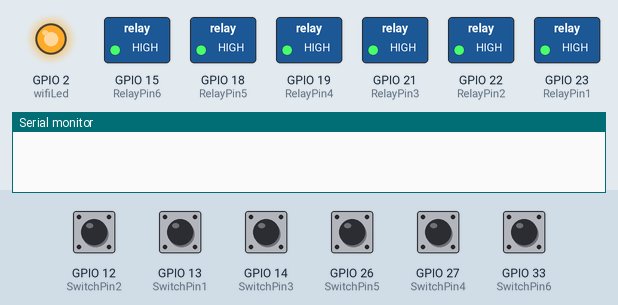
This sketch was run on a simulated ESP32. Parts: switched loads named in the sketch (green lamp = pin HIGH), output pins drawn as LEDs (lit = HIGH), the last lines printed to the serial monitor. The inputs (shaded band) are chosen by the test bench; at power-on: GPIO 12 (SwitchPin2), GPIO 13 (SwitchPin1), GPIO 14 (SwitchPin3), GPIO 26 (SwitchPin5), GPIO 27 (SwitchPin4), GPIO 33 (SwitchPin6) HIGH. WiFi joins after 1.5 s; servers stay silent unless stated.

Above: at 2.2 s.
2.3 s: GPIO 12 (SwitchPin2) pulled LOW for 0.15 s
At 2.39 s:
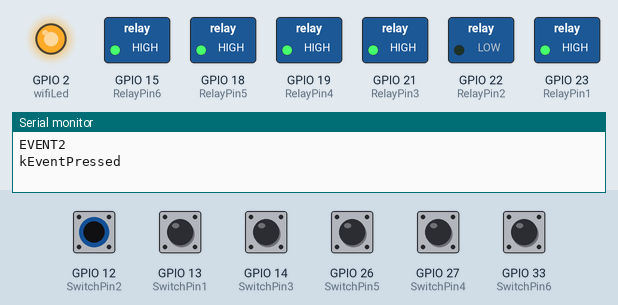
3.9 s: GPIO 13 (SwitchPin1) pulled LOW for 0.15 s
At 3.99 s:
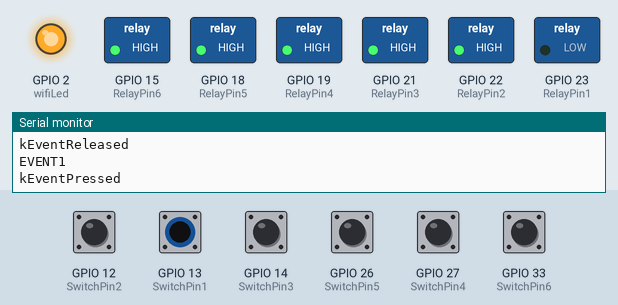
5.5 s: GPIO 14 (SwitchPin3) pulled LOW for 0.15 s
At 5.59 s:
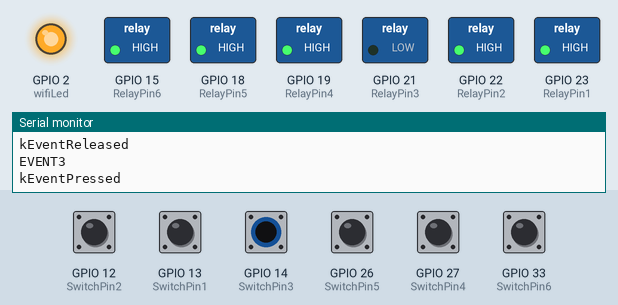
7.1 s: GPIO 26 (SwitchPin5) pulled LOW for 0.15 s
At 7.19 s:
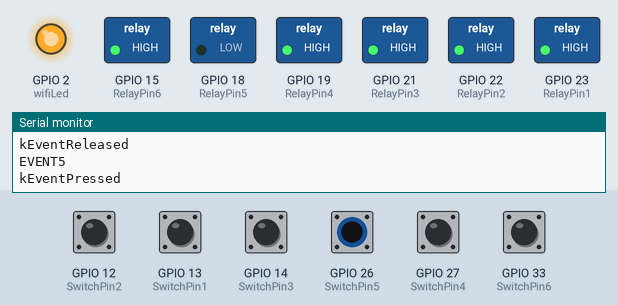
8.7 s: GPIO 27 (SwitchPin4) pulled LOW for 0.15 s
At 8.79 s:
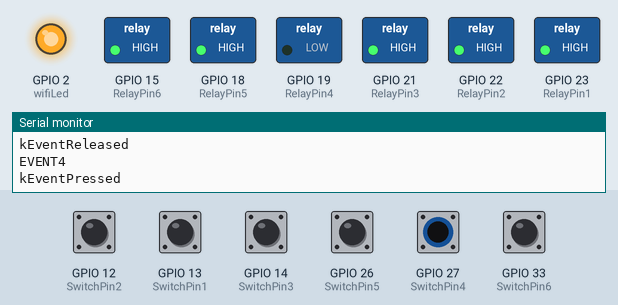
10.3 s: GPIO 33 (SwitchPin6) pulled LOW for 0.15 s
At 11.5 s:
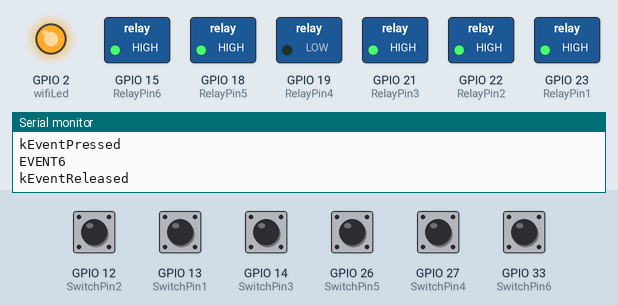
Timing chart, 0 to 12.9 s (numbered marks = the images above; inputs shaded):
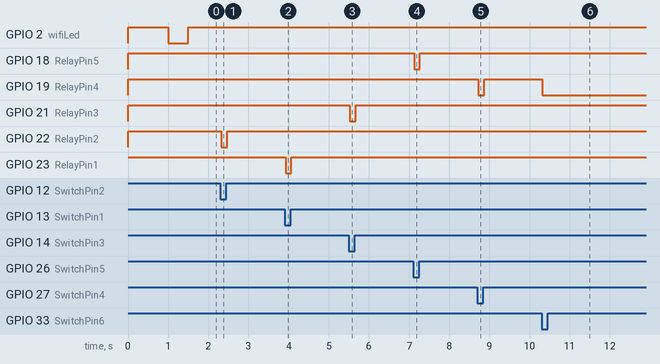

The sketch:

Code_ESP32s_Blynk_4Relay_Switch.ino
```cpp
//#define BLYNK_PRINT Serial
#include <BlynkSimpleEsp32.h>
#include <AceButton.h>
using namespace ace_button;

// define the GPIO connected with Relays and switches
#define RelayPin1 23  //D23
#define RelayPin2 22  //D22
#define RelayPin3 21  //D21
#define RelayPin4 19  //D19
#define RelayPin5 18  //D21
#define RelayPin6 15  //D19

#define SwitchPin1 13  //D13
#define SwitchPin2 12  //D12
#define SwitchPin3 14  //D14
#define SwitchPin4 27  //D27
#define SwitchPin5 26  //D14
#define SwitchPin6 33  //D27

#define wifiLed   2   //D2

//Change the virtual pins according the rooms
#define VPIN_BUTTON_1    V1
#define VPIN_BUTTON_2    V2
#define VPIN_BUTTON_3    V3
#define VPIN_BUTTON_4    V4
#define VPIN_BUTTON_5    V5
#define VPIN_BUTTON_6    V6

int toggleState_1 = 1; //Define integer to remember the toggle state for relay 1
int toggleState_2 = 1; //Define integer to remember the toggle state for relay 2
int toggleState_3 = 1; //Define integer to remember the toggle state for relay 3
int toggleState_4 = 1; //Define integer to remember the toggle state for relay 4
int toggleState_5 = 1; //Define integer to remember the toggle state for relay 5
int toggleState_6 = 1; //Define integer to remember the toggle state for relay 6

int wifiFlag = 0;

ButtonConfig config1;
AceButton button1(&config1);
ButtonConfig config2;
AceButton button2(&config2);
ButtonConfig config3;
AceButton button3(&config3);
ButtonConfig config4;
AceButton button4(&config4);
ButtonConfig config5;
AceButton button5(&config5);
ButtonConfig config6;
AceButton button6(&config6);

void handleEvent1(AceButton*, uint8_t, uint8_t);
void handleEvent2(AceButton*, uint8_t, uint8_t);
void handleEvent3(AceButton*, uint8_t, uint8_t);
void handleEvent4(AceButton*, uint8_t, uint8_t);
void handleEvent5(AceButton*, uint8_t, uint8_t);
void handleEvent6(AceButton*, uint8_t, uint8_t);

#define AUTH " PfFX0RHa5UX4AHYqi-jH8z51TRRaLmz_"                 // You should get Auth Token in the Blynk App.
#define WIFI_SSID "#VEER"             //Enter Wifi Name
#define WIFI_PASS "12345678"         //Enter wifi Password

BlynkTimer timer;

// When App button is pushed - switch the state

BLYNK_WRITE(VPIN_BUTTON_1) {
  toggleState_1 = param.asInt();
  digitalWrite(RelayPin1, toggleState_1);
}

BLYNK_WRITE(VPIN_BUTTON_2) {
  toggleState_2 = param.asInt();
  digitalWrite(RelayPin2, toggleState_2);
}

BLYNK_WRITE(VPIN_BUTTON_3) {
  toggleState_3 = param.asInt();
  digitalWrite(RelayPin3, toggleState_3);
}

BLYNK_WRITE(VPIN_BUTTON_4) {
  toggleState_4 = param.asInt();
  digitalWrite(RelayPin4, toggleState_4);
}

BLYNK_WRITE(VPIN_BUTTON_5) {
  toggleState_5 = param.asInt();
  digitalWrite(RelayPin5, toggleState_5);
}

BLYNK_WRITE(VPIN_BUTTON_6) {
  toggleState_6 = param.asInt();
  digitalWrite(RelayPin6, toggleState_6);
}

void checkBlynkStatus() { // called every 3 seconds by SimpleTimer

  bool isconnected = Blynk.connected();
  if (isconnected == false) {
    wifiFlag = 1;
  }
  if (isconnected == true) {
    wifiFlag = 0;
    Blynk.virtualWrite(VPIN_BUTTON_1, toggleState_1);
    Blynk.virtualWrite(VPIN_BUTTON_2, toggleState_2);
    Blynk.virtualWrite(VPIN_BUTTON_3, toggleState_3);
    Blynk.virtualWrite(VPIN_BUTTON_4, toggleState_4);
    Blynk.virtualWrite(VPIN_BUTTON_5, toggleState_5);
    Blynk.virtualWrite(VPIN_BUTTON_6, toggleState_6);
  }
}
void setup()
{
  Serial.begin(9600);

  pinMode(RelayPin1, OUTPUT);
  pinMode(RelayPin2, OUTPUT);
  pinMode(RelayPin3, OUTPUT);
  pinMode(RelayPin4, OUTPUT);
  pinMode(RelayPin5, OUTPUT);
  pinMode(RelayPin6, OUTPUT);

  pinMode(wifiLed, OUTPUT);

  pinMode(SwitchPin1, INPUT_PULLUP);
  pinMode(SwitchPin2, INPUT_PULLUP);
  pinMode(SwitchPin3, INPUT_PULLUP);
  pinMode(SwitchPin4, INPUT_PULLUP);
  pinMode(SwitchPin5, INPUT_PULLUP);
  pinMode(SwitchPin6, INPUT_PULLUP);

  //During Starting all Relays should TURN OFF
  digitalWrite(RelayPin1, toggleState_1);
  digitalWrite(RelayPin2, toggleState_2);
  digitalWrite(RelayPin3, toggleState_3);
  digitalWrite(RelayPin4, toggleState_4);
  digitalWrite(RelayPin5, toggleState_5);
  digitalWrite(RelayPin6, toggleState_6);

  digitalWrite(wifiLed, HIGH);

  config1.setEventHandler(button1Handler);
  config2.setEventHandler(button2Handler);
  config3.setEventHandler(button3Handler);
  config4.setEventHandler(button4Handler);
  config5.setEventHandler(button5Handler);
  config6.setEventHandler(button6Handler);

  button1.init(SwitchPin1);
  button2.init(SwitchPin2);
  button3.init(SwitchPin3);
  button4.init(SwitchPin4);
  button5.init(SwitchPin5);
  button6.init(SwitchPin6);

  WiFi.begin(WIFI_SSID, WIFI_PASS);
  timer.setInterval(3000L, checkBlynkStatus); // check if Blynk server is connected every 3 seconds
  Blynk.config(AUTH);
  delay(1000);

  Blynk.virtualWrite(VPIN_BUTTON_1, toggleState_1);
  Blynk.virtualWrite(VPIN_BUTTON_2, toggleState_2);
  Blynk.virtualWrite(VPIN_BUTTON_3, toggleState_3);
  Blynk.virtualWrite(VPIN_BUTTON_4, toggleState_4);
  Blynk.virtualWrite(VPIN_BUTTON_5, toggleState_5);
  Blynk.virtualWrite(VPIN_BUTTON_6, toggleState_6);
}

void loop()
{
  if (WiFi.status() != WL_CONNECTED)
  {
    //Serial.println("WiFi Not Connected");
    digitalWrite(wifiLed, LOW);
  }
  else
  {
    //+Serial.println("WiFi Connected");
    digitalWrite(wifiLed, HIGH); //Turn on WiFi LED
    Blynk.run();
  }

  timer.run(); // Initiates SimpleTimer

  button1.check();
  button2.check();
  button3.check();
  button4.check();
  button5.check();
  button6.check();
}

void button1Handler(AceButton* button, uint8_t eventType, uint8_t buttonState) {
  Serial.println("EVENT1");
  switch (eventType) {
    case AceButton::kEventPressed:
      Serial.println("kEventPressed");
      toggleState_1 = 0;
      Blynk.virtualWrite(VPIN_BUTTON_1, toggleState_1);   // Update Button Widget
      digitalWrite(RelayPin1, LOW);
      break;
    case AceButton::kEventReleased:
      Serial.println("kEventReleased");
      toggleState_1 = 1;
      Blynk.virtualWrite(VPIN_BUTTON_1, toggleState_1);   // Update Button Widget
      digitalWrite(RelayPin1, HIGH);
      break;
  }
}

void button2Handler(AceButton* button, uint8_t eventType, uint8_t buttonState) {
  Serial.println("EVENT2");
  switch (eventType) {
    case AceButton::kEventPressed:
      Serial.println("kEventPressed");
      toggleState_2 = 0;
      Blynk.virtualWrite(VPIN_BUTTON_2, toggleState_2);
      digitalWrite(RelayPin2, LOW);
      break;
    case AceButton::kEventReleased:
      Serial.println("kEventReleased");
      toggleState_2 = 1;
      Blynk.virtualWrite(VPIN_BUTTON_2, toggleState_2);
      digitalWrite(RelayPin2, HIGH);
      break;
  }
}

void button3Handler(AceButton* button, uint8_t eventType, uint8_t buttonState) {
  Serial.println("EVENT3");
  switch (eventType) {
    case AceButton::kEventPressed:
      Serial.println("kEventPressed");
      toggleState_3 = 0;
      Blynk.virtualWrite(VPIN_BUTTON_3, toggleState_3);
      digitalWrite(RelayPin3, LOW);
      break;
    case AceButton::kEventReleased:
      Serial.println("kEventReleased");
      toggleState_3 = 1;
      Blynk.virtualWrite(VPIN_BUTTON_3, toggleState_3);
      digitalWrite(RelayPin3, HIGH);
      break;
  }
}

void button4Handler(AceButton* button, uint8_t eventType, uint8_t buttonState) {
  Serial.println("EVENT4");
  switch (eventType) {
    case AceButton::kEventPressed:
      Serial.println("kEventPressed");
      toggleState_4 = 0;
      Blynk.virtualWrite(VPIN_BUTTON_4, toggleState_4);
      digitalWrite(RelayPin4, LOW);
      break;
    case AceButton::kEventReleased:
      Serial.println("kEventReleased");
      toggleState_4 = 1;
      Blynk.virtualWrite(VPIN_BUTTON_4, toggleState_4);
      digitalWrite(RelayPin4, HIGH);
      break;
  }
}
void button5Handler(AceButton* button, uint8_t eventType, uint8_t buttonState) {
  Serial.println("EVENT5");
  switch (eventType) {
    case AceButton::kEventPressed:
      Serial.println("kEventPressed");
      toggleState_5 = 0;
      Blynk.virtualWrite(VPIN_BUTTON_5, toggleState_5);
      digitalWrite(RelayPin5, LOW);
      break;
    case AceButton::kEventReleased:
      Serial.println("kEventReleased");
      toggleState_5 = 1;
      Blynk.virtualWrite(VPIN_BUTTON_5, toggleState_5);
      digitalWrite(RelayPin5, HIGH);
      break;
  }
}
  void button6Handler(AceButton* button, uint8_t eventType, uint8_t buttonState) {
  Serial.println("EVENT6");
  switch (eventType) {
    case AceButton::kEventPressed:
      Serial.println("kEventPressed");
      toggleState_6 = 0;
      Blynk.virtualWrite(VPIN_BUTTON_6, toggleState_6);
      digitalWrite(RelayPin4, LOW);
      break;
    case AceButton::kEventReleased:
      Serial.println("kEventReleased");
      toggleState_6 = 1;
      Blynk.virtualWrite(VPIN_BUTTON_6, toggleState_6);
      digitalWrite(RelayPin6, HIGH);
      break;
  }
}
```

Measured:
- after the input at 2.3 s, GPIO 22 (RelayPin2): HIGH → LOW at once, → HIGH 0.15 s later
- after the input at 3.9 s, GPIO 23 (RelayPin1): HIGH → LOW at once, → HIGH 0.15 s later
- after the input at 5.5 s, GPIO 21 (RelayPin3): HIGH → LOW at once, → HIGH 0.15 s later
- after the input at 7.1 s, GPIO 18 (RelayPin5): HIGH → LOW at once, → HIGH 0.15 s later
- after the input at 8.7 s, GPIO 19 (RelayPin4): HIGH → LOW at once, → HIGH 0.15 s later
- after the input at 10.3 s, GPIO 19 (RelayPin4): HIGH → LOW at once
